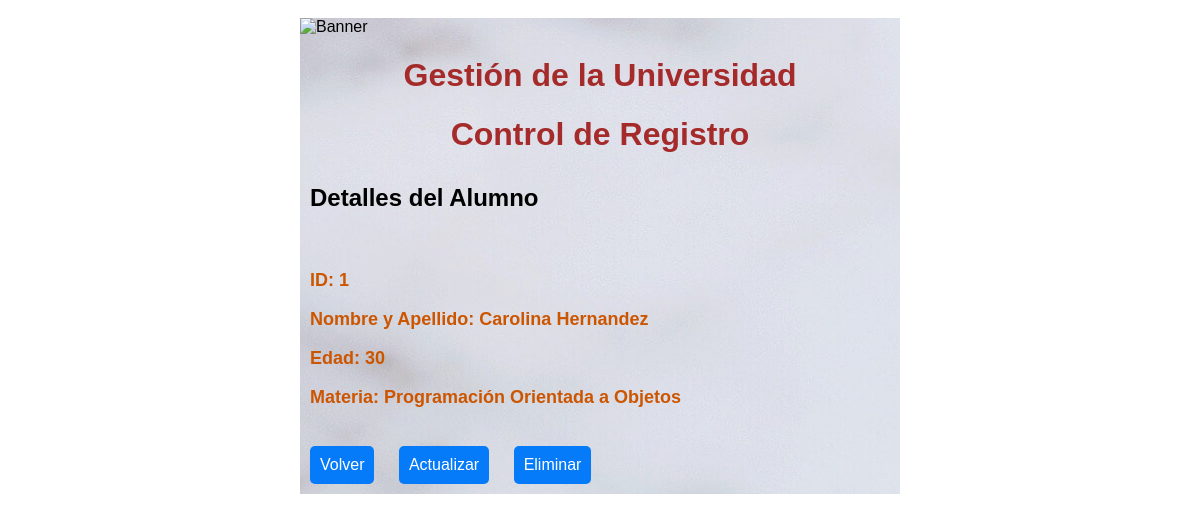
The page /appuni/alumno/1/ on the database its author committed.
### appuni/models.py (models this page shows, shortened)
class Alumno(models.Model):
    nombre = models.CharField(max_length=100)
    edad = models.IntegerField()
    materia = models.CharField(max_length=100, choices=MATERIAS)

### appuni/views.py (the view)
# urls.py: path('alumno/<int:pk>/', views.alumno, name='alumno'),
def alumno(request, pk):
    try:
        alumno = Alumno.objects.get(id=pk)
    except Alumno.DoesNotExist:
        raise Http404("El alumno no se encuentra en la base de datos.")
    ctx = {'alumno': alumno}
    return render(request, 'appuni/alumno.html', ctx)

### appuni/templates/appuni/alumno.html
{% extends "appuni/layout.html" %}
{% block content %}
  <h2>Detalles del Alumno</h2>
  <div class="form-styles">
    <p>ID: {{ alumno.id }}</p>
    <p>Nombre y Apellido: {{ alumno.nombre }}</p>
    <p>Edad: {{ alumno.edad }}</p>
    <p>Materia: {{ alumno.materia }}</p>
  </div>
  <a href="{% url 'index' %}" class="estilo-boton">Volver</a>
  <a href="{% url 'actualizar_alumno' alumno.id %}" class="estilo-boton">Actualizar</a>
  <a href="{% url 'eliminar_alumno' alumno.id %}" class="estilo-boton">Eliminar</a>
{% endblock %}

### appuni/static/appuni/estilos.css (style rules this page uses)
body { display: flex; flex-direction: column; justify-content: center; align-items: center; background-image: url(background.jpg); padding-bottom: 50px; padding-top: 10px; }
h2 { padding: 10px; ; }
input[type="submit"].estilo-boton, button.estilo-boton, a.estilo-boton { background-color: #057bf9; color: white; border: none; border-radius: 5px; text-align: center; text-decoration: none; display: inline-block; font-size: 16px; font-weight: lighter; padding: 10px; margin: 10px; cursor:pointer; }
.form-styles { font-weight: bold; font-size: 18px; color: #cc5500; padding:10px; }

### rows shown on the page
Alumno: id "1", nombre "Carolina Hernandez", edad "30", materia "Programación Orientada a Objetos"
